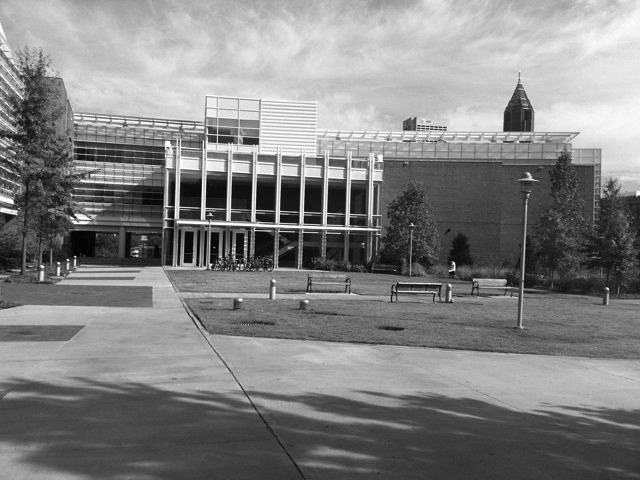
#> input picture Assignment 1/simA.jpg, 640 x 480 px
$ python harris_corner_detector.py   (Python 2 division)   (older library calls are emulated)
#> lines starting #> are read from the running program, lines starting #| are printed output that depends on the picture; after the words box and inside, x2 and y2 are one past the last pixel; in counts of white or black regions, pixels touching at a corner belong together
import cv2
import numpy as np

def calc_grad_x(img, k_sobel=3, norm=False):
    grad_x = cv2.Sobel(img, cv2.CV_64F, 1, 0, k_sobel)
    if norm:
        grad_x = cv2.normalize(grad_x, grad_x, alpha=0, beta=255,
                               norm_type=cv2.NORM_MINMAX, dtype=cv2.CV_8U)
    return grad_x

def calc_grad_y(img, k_sobel=3, norm=False):
    grad_y = cv2.Sobel(img, cv2.CV_64F, 0, 1, k_sobel)
    if norm:
        grad_y = cv2.normalize(grad_y, grad_y, alpha=0, beta=255,
                               norm_type=cv2.NORM_MINMAX, dtype=cv2.CV_8U)
    return grad_y

def calc_grad_orientation(Ix, Iy):
    return np.arctan2(Iy, Ix)

def calc_grad_mag(Ix, Iy):
    return np.sqrt(Ix ** 2 + Iy ** 2)

def harris_values(img, window_size=5, harris_scoring=0.04, norm=False):
    # calculate image gradients on x and y dimensions
    Ix = calc_grad_x(img, 3)
    Iy = calc_grad_y(img, 3)
    Ixx = Ix ** 2
    Ixy = Ix * Iy
    Iyx = Iy * Ix
    Iyy = Iy ** 2
    # create the weight window matrix
    # c = np.zeros((window_size,)*2, dtype=np.float32)
    # c[window_size/2, window_size/2] = 1.0
    # w = cv2.GaussianBlur(c, (window_size, window_size)*2, 0)
    w = np.ones((window_size,)*2)
    # calculate the harris values for all pixels of the image
    Rs = np.zeros(img.shape, dtype=np.float32)
    for r in range(w.shape[0]/2, img.shape[0] - w.shape[0]/2):
        minr = max(0, r - w.shape[0]/2)
        maxr = min(img.shape[0], minr + w.shape[0])
        for c in range(w.shape[1]/2, img.shape[1] - w.shape[1]/2):
            minc = max(0, c - w.shape[1]/2)
            maxc = min(img.shape[1], minc + w.shape[1])
            wIxx = Ixx[minr:maxr, minc:maxc]
            wIxy = Ixy[minr:maxr, minc:maxc]
            wIyx = Iyx[minr:maxr, minc:maxc]
            wIyy = Iyy[minr:maxr, minc:maxc]
            Mxx = (w * wIxx).sum()
            Mxy = (w * wIxy).sum()
            Myx = (w * wIyx).sum()
            Myy = (w * wIyy).sum()
            M = np.array([Mxx, Mxy, Myx, Myy]).reshape((2,2))
            Rs[r,c] = np.linalg.det(M)- harris_scoring * (M.trace() ** 2)
    if norm:
        Rs = cv2.normalize(Rs, Rs, alpha=0, beta=255, norm_type=cv2.NORM_MINMAX, dtype=cv2.CV_8U)
    return Rs

def harris_corners(img, window_size=5, harris_scoring=0.04, threshold=1e-2,
                  nms_size=10):
    if len(img.shape) > 2:
        img = cv2.cvtColor(img, cv2.COLOR_BGR2GRAY)
    # calculate harris values for all valid pixels
    Rs = harris_values(img, window_size, harris_scoring)
    # apply thresholding
    Rs = Rs * (Rs > (threshold * Rs.max())) * (Rs > 0)
    # apply non maximal suppression
    rows, columns = np.nonzero(Rs)
    new_Rs = np.zeros(Rs.shape)
    for r,c in zip(rows,columns):
        minr = max(0, r - nms_size / 2)
        maxr = min(img.shape[0], minr + nms_size)
        minc = max(0, c - nms_size / 2)
        maxc = min(img.shape[1], minc + nms_size)
        if Rs[r,c] == Rs[minr:maxr,minc:maxc].max():
            new_Rs[r,c] = Rs[r,c]
            #  Rs[minr:r, minc:c] = 0
            #  Rs[r+1:maxr, c+1:maxc] = 0
    return new_Rs

imgs = ['transA.jpg', 'transB.jpg', 'simA.jpg', 'simB.jpg']

# Harris Corners
# ==============
def ps4_1_a():
    images = imgs[0:3:2]
    for idx, img in enumerate(images):
        img = cv2.imread(img, cv2.IMREAD_GRAYSCALE)
#> img is the input picture: shape (480, 640); min 0, max 255, mean 130.6
        # calculate the X and Y gradients of the two images using the above filter
        img_grad_x = calc_grad_x(img, 3, norm=True)
#> in calc_grad_x, `grad_x = cv2.Sobel(img, cv2.CV_64F, 1, 0, k_sobel)`:
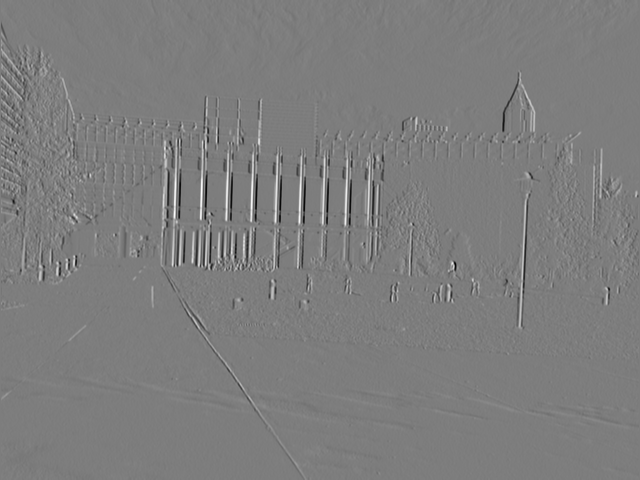
#> grad_x: shape (480, 640) float64; min -942, max 970, mean 0.3; drawn with min black and max white
        img_grad_y = calc_grad_y(img, 3, norm=True)
#> in calc_grad_y, `grad_y = cv2.Sobel(img, cv2.CV_64F, 0, 1, k_sobel)`:
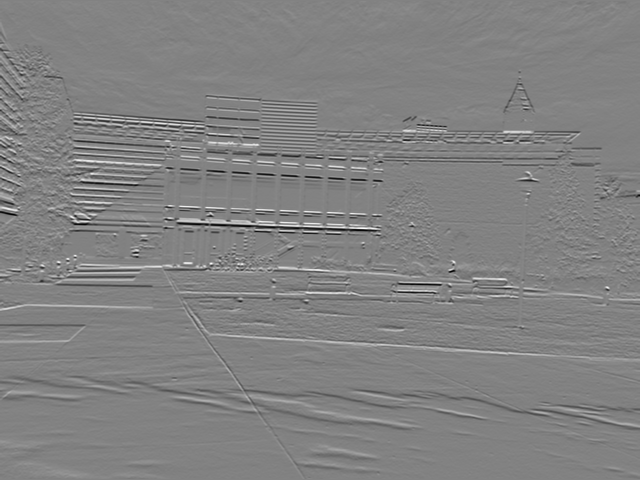
#> grad_y: shape (480, 640) float64; min -879, max 842, mean -1.7; drawn with min black and max white
        # save the gradient pair
        cv2.imwrite('ps4-1-a-'+str(idx+1)+'.png', np.hstack((img_grad_x,
                                                                  img_grad_y)))
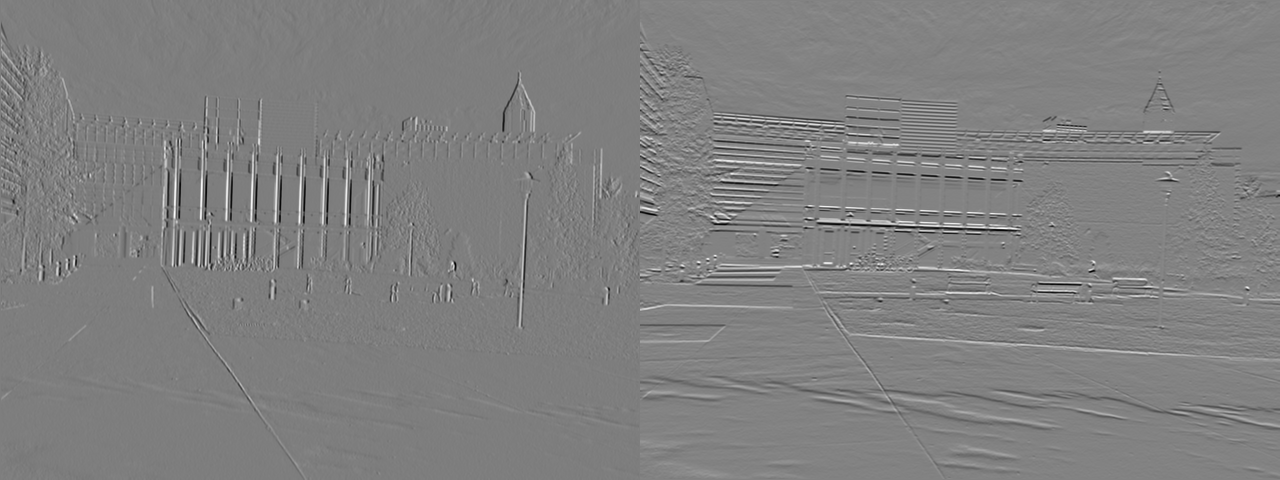
#> saved as ps4-1-a-1.png: shape (480, 1280); min 0, max 255, mean 127.8
    print('Finished calculating and saved the gradients of the images!')
        #  cv2.imshow('', np.hstack((img_grad_x, img_grad_y)))
        # cv2.waitKey(0); cv2.destroyAllWindows()

def ps4_1_b():
    for idx, img_name in enumerate(imgs):
        # read image form file
        img = cv2.imread(img_name, cv2.IMREAD_GRAYSCALE)
        # calculate harris values for image
        Rs = harris_values(img, window_size=3, harris_scoring=0.04, norm=True)
#> in harris_values, `Ixy = Ix * Iy`:
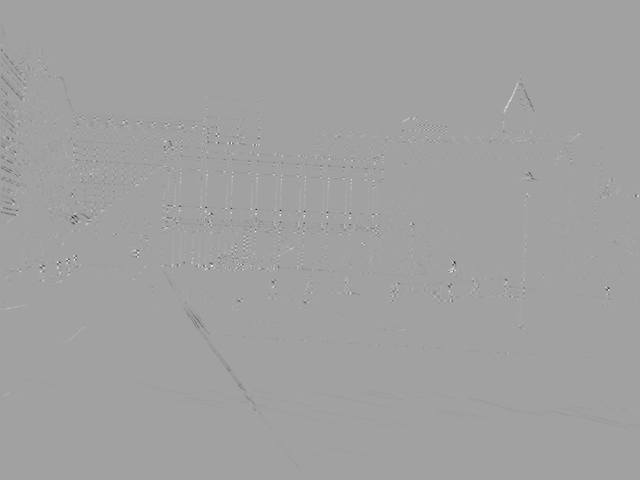
#> Ixy: shape (480, 640) float64; min -494460, max 286120, mean -506.2; drawn with min black and max white
#> after the loop in harris_values, `for r in range(w.shape[0]/2, img.shape[0] - w.shape[0]/2):`:
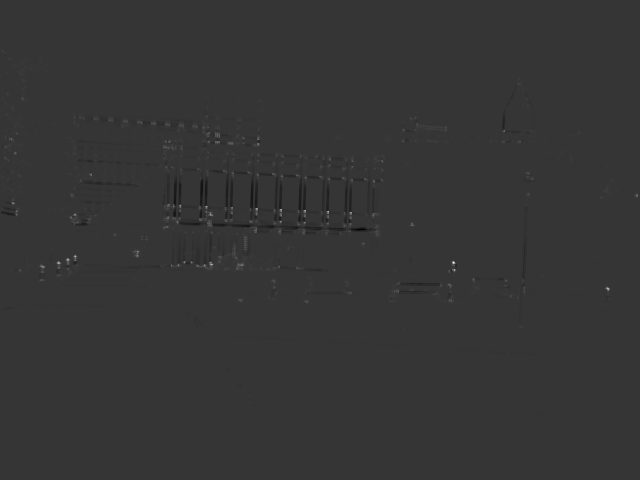
#> Rs: shape (480, 640) float32; min -9.23e+11, max 3.48e+12, mean -389871840; drawn with min black and max white
        # save harris values image
        cv2.imwrite('ps4-1-b-'+str(idx+1)+'.png', Rs)
    print('Finished and saved all harris value images to files.')


def ps4_1_c():
    for idx, img_name in enumerate(imgs):
        # read image form file
        img = cv2.imread(img_name, cv2.IMREAD_COLOR)
        gray = cv2.cvtColor(img,cv2.COLOR_BGR2GRAY)
        gray = np.float32(gray)
        #  corners = cv2.cornerHarris(gray,2,3,0.06) > 0.001*corners.max()
        corners = harris_corners(img, window_size=3, harris_scoring=0.04,
                                 threshold=1e-3, nms_size=5)
#> in harris_corners, `Rs = Rs * (Rs > (threshold * Rs.max())) * (Rs > 0)`:
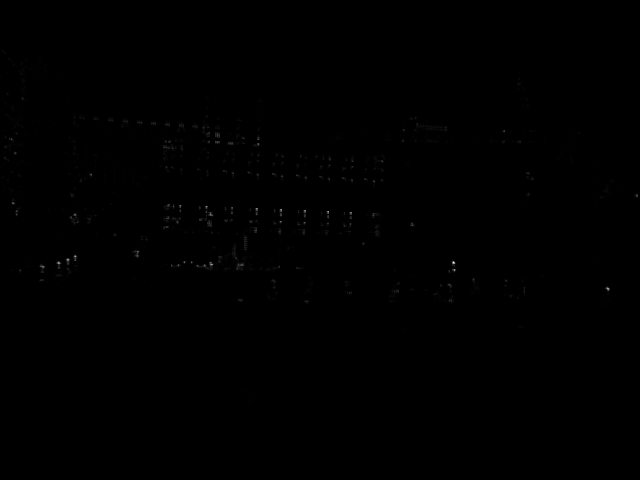
#> Rs: shape (480, 640) float32; min 0, max 3.48e+12, mean 4.11e+09; drawn with min black and max white
#> the loop in harris_corners, `for r,c in zip(rows,columns):` made 20099 passes
#> (r, c, minr, maxr, minc, maxc) on passes 1 to 3: (24, 1, 22, 27, 0, 5), (25, 1, 23, 28, 0, 5), (32, 1, 30, 35, 0, 5)
        img[corners > 0] = [0, 0, 255]
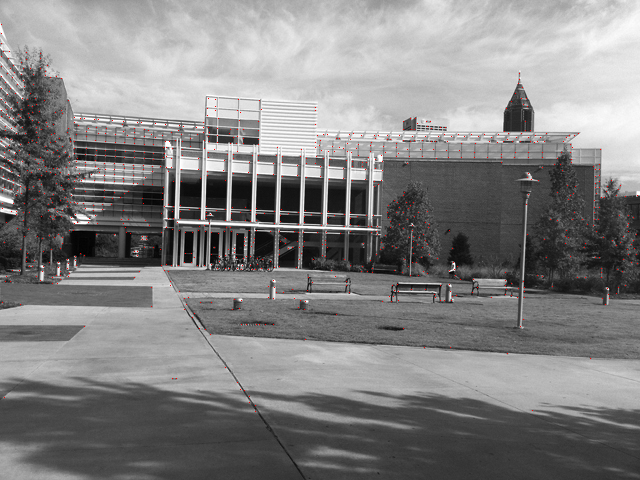
#> img: shape (480, 640, 3); 0.37% of pixels changed, all inside (x1, y1, x2, y2) = (1, 24, 638, 412)
        cv2.imwrite('ps4-1-c-'+str(idx+1)+'.png', img)
        #  cv2.imshow('',img); cv2.waitKey(0); cv2.destroyAllWindows()
    print('Finished harris corner detection and saved new images!')

imgs = ['simA.jpg']
ps4_1_a()
ps4_1_b()
ps4_1_c()
